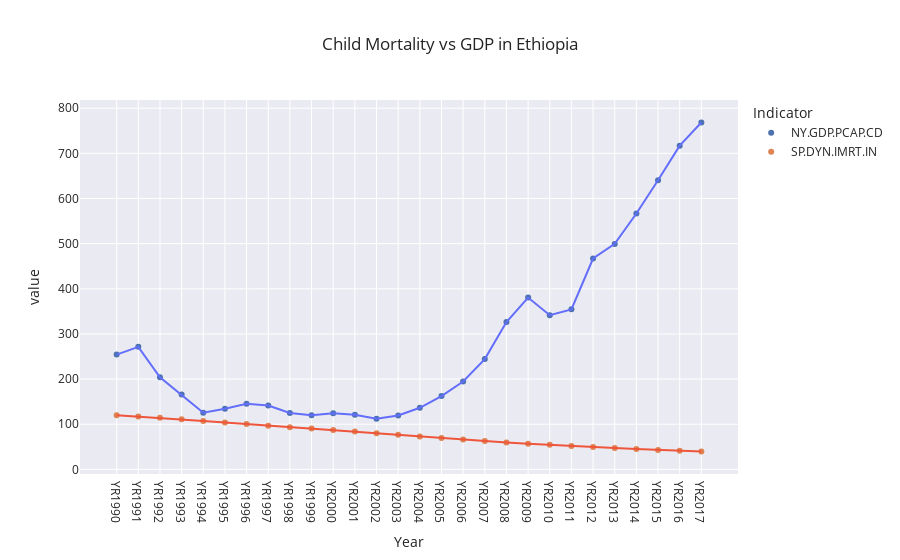

Notebook source saved alongside this figure:
### Code cell
labels = {'index': 'Year', 'NY.GDP.PCAP.CD': 'GDP per Capita', 'SP.DYN.IMRT.IN':'Infant mortality', 'variable':'Indicator'}
fig = px.scatter(infant_mortality.T, title="Child Mortality vs GDP in Ethiopia", template='seaborn', labels=labels)

fig_lines = px.line(infant_mortality.T, labels=labels)
for trace in fig_lines.data:
    trace.showlegend = False
    fig.add_trace(trace)
fig.show()

### Figure 1 — Plotly figure (JSON) as saved in the notebook; plotly's stock layout.template omitted (floating-point values rounded to 4 significant figures)
{"data": [{"hovertemplate": "Indicator=NY.GDP.PCAP.CD<br>Year=%{x}<br>value=%{y}<extra></extra>", "legendgroup": "NY.GDP.PCAP.CD", "marker": {"color": "rgb(76,114,176)", "symbol": "circle"}, "mode": "markers", "name": "NY.GDP.PCAP.CD", "orientation": "v", "showlegend": true, "type": "scatter", "x": ["YR1990", "YR1991", "YR1992", "YR1993", "YR1994", "YR1995", "YR1996", "YR1997", "YR1998", "YR1999", "YR2000", "YR2001", "YR2002", "YR2003", "YR2004", "YR2005", "YR2006", "YR2007", "YR2008", "YR2009", "YR2010", "YR2011", "YR2012", "YR2013", "YR2014", "YR2015", "YR2016", "YR2017"], "xaxis": "x", "y": [254.2, 271.4, 204.1, 165.7, 125.5, 134.3, 145.2, 141.5, 125.1, 119.7, 124.5, 120.8, 111.9, 119.5, 136.5, 162.4, 194.7, 244.3, 326.4, 380.6, 341.6, 354.5, 467.1, 499.5, 566.9, 640.5, 717.1, 768.5], "yaxis": "y"}, {"hovertemplate": "Indicator=SP.DYN.IMRT.IN<br>Year=%{x}<br>value=%{y}<extra></extra>", "legendgroup": "SP.DYN.IMRT.IN", "marker": {"color": "rgb(221,132,82)", "symbol": "circle"}, "mode": "markers", "name": "SP.DYN.IMRT.IN", "orientation": "v", "showlegend": true, "type": "scatter", "x": ["YR1990", "YR1991", "YR1992", "YR1993", "YR1994", "YR1995", "YR1996", "YR1997", "YR1998", "YR1999", "YR2000", "YR2001", "YR2002", "YR2003", "YR2004", "YR2005", "YR2006", "YR2007", "YR2008", "YR2009", "YR2010", "YR2011", "YR2012", "YR2013", "YR2014", "YR2015", "YR2016", "YR2017"], "xaxis": "x", "y": [119.8, 117.1, 114.2, 111, 107.4, 103.9, 100.4, 96.9, 93.6, 90.3, 87.2, 83.8, 80.3, 76.7, 73.1, 69.5, 66.1, 62.8, 59.8, 57, 54.3, 51.9, 49.5, 47.3, 45.2, 43.2, 41.3, 39.5], "yaxis": "y"}, {"hovertemplate": "Indicator=NY.GDP.PCAP.CD<br>Year=%{x}<br>value=%{y}<extra></extra>", "legendgroup": "NY.GDP.PCAP.CD", "line": {"color": "#636efa", "dash": "solid"}, "marker": {"symbol": "circle"}, "mode": "lines", "name": "NY.GDP.PCAP.CD", "orientation": "v", "showlegend": false, "type": "scatter", "x": ["YR1990", "YR1991", "YR1992", "YR1993", "YR1994", "YR1995", "YR1996", "YR1997", "YR1998", "YR1999", "YR2000", "YR2001", "YR2002", "YR2003", "YR2004", "YR2005", "YR2006", "YR2007", "YR2008", "YR2009", "YR2010", "YR2011", "YR2012", "YR2013", "YR2014", "YR2015", "YR2016", "YR2017"], "xaxis": "x", "y": [254.2, 271.4, 204.1, 165.7, 125.5, 134.3, 145.2, 141.5, 125.1, 119.7, 124.5, 120.8, 111.9, 119.5, 136.5, 162.4, 194.7, 244.3, 326.4, 380.6, 341.6, 354.5, 467.1, 499.5, 566.9, 640.5, 717.1, 768.5], "yaxis": "y"}, {"hovertemplate": "Indicator=SP.DYN.IMRT.IN<br>Year=%{x}<br>value=%{y}<extra></extra>", "legendgroup": "SP.DYN.IMRT.IN", "line": {"color": "#EF553B", "dash": "solid"}, "marker": {"symbol": "circle"}, "mode": "lines", "name": "SP.DYN.IMRT.IN", "orientation": "v", "showlegend": false, "type": "scatter", "x": ["YR1990", "YR1991", "YR1992", "YR1993", "YR1994", "YR1995", "YR1996", "YR1997", "YR1998", "YR1999", "YR2000", "YR2001", "YR2002", "YR2003", "YR2004", "YR2005", "YR2006", "YR2007", "YR2008", "YR2009", "YR2010", "YR2011", "YR2012", "YR2013", "YR2014", "YR2015", "YR2016", "YR2017"], "xaxis": "x", "y": [119.8, 117.1, 114.2, 111, 107.4, 103.9, 100.4, 96.9, 93.6, 90.3, 87.2, 83.8, 80.3, 76.7, 73.1, 69.5, 66.1, 62.8, 59.8, 57, 54.3, 51.9, 49.5, 47.3, 45.2, 43.2, 41.3, 39.5], "yaxis": "y"}], "layout": {"autosize": true, "legend": {"title": {"text": "Indicator"}, "tracegroupgap": 0}, "title": {"text": "Child Mortality vs GDP in Ethiopia"}, "xaxis": {"anchor": "y", "autorange": true, "domain": [0, 1], "range": [-1.616, 28.62], "title": {"text": "Year"}, "type": "category"}, "yaxis": {"anchor": "x", "autorange": true, "domain": [0, 1], "range": [-20.66, 828.7], "title": {"text": "value"}, "type": "linear"}}}
